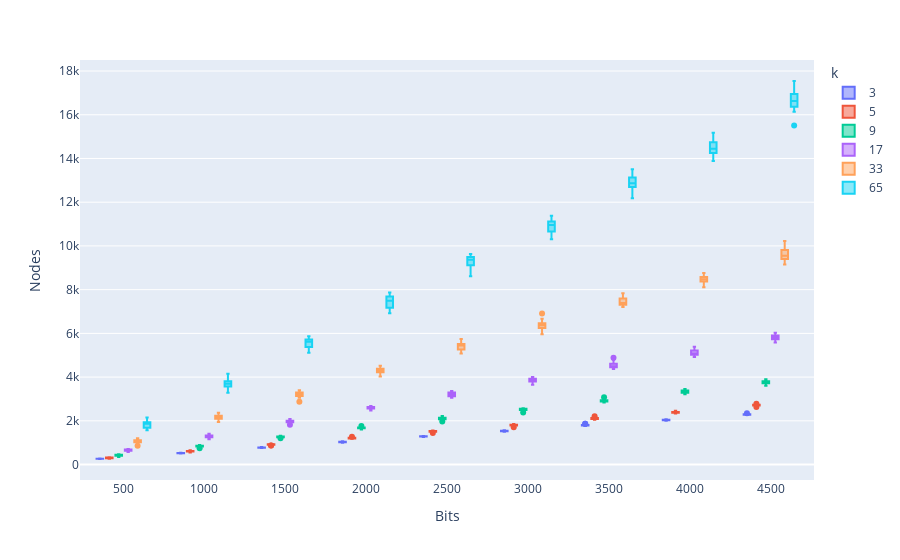

Notebook code for this chart:
### Code cell
fig = px.box(df, x="Bits", y="Nodes", color="k")
fig.update_traces(quartilemethod="exclusive") # or "inclusive", or "linear" by default
fig.show()
df

### Figure 1 — Plotly figure (JSON) as saved in the notebook; plotly's stock layout.template omitted (floating-point values rounded to 4 significant figures; data arrays with more than 128 entries replaced by an {"elided": "..."} marker saying what was removed)
{"data": [{"alignmentgroup": "True", "hovertemplate": "k=3<br>Bits=%{x}<br>Nodes=%{y}<extra></extra>", "legendgroup": "3", "marker": {"color": "#636efa"}, "name": "3", "notched": false, "offsetgroup": "3", "orientation": "v", "quartilemethod": "exclusive", "showlegend": true, "type": "box", "x": {"elided": "180 int values"}, "x0": " ", "xaxis": "x", "y": {"elided": "180 int values"}, "y0": " ", "yaxis": "y"}, {"alignmentgroup": "True", "hovertemplate": "k=5<br>Bits=%{x}<br>Nodes=%{y}<extra></extra>", "legendgroup": "5", "marker": {"color": "#EF553B"}, "name": "5", "notched": false, "offsetgroup": "5", "orientation": "v", "quartilemethod": "exclusive", "showlegend": true, "type": "box", "x": {"elided": "180 int values"}, "x0": " ", "xaxis": "x", "y": {"elided": "180 int values"}, "y0": " ", "yaxis": "y"}, {"alignmentgroup": "True", "hovertemplate": "k=9<br>Bits=%{x}<br>Nodes=%{y}<extra></extra>", "legendgroup": "9", "marker": {"color": "#00cc96"}, "name": "9", "notched": false, "offsetgroup": "9", "orientation": "v", "quartilemethod": "exclusive", "showlegend": true, "type": "box", "x": {"elided": "180 int values"}, "x0": " ", "xaxis": "x", "y": {"elided": "180 int values"}, "y0": " ", "yaxis": "y"}, {"alignmentgroup": "True", "hovertemplate": "k=17<br>Bits=%{x}<br>Nodes=%{y}<extra></extra>", "legendgroup": "17", "marker": {"color": "#ab63fa"}, "name": "17", "notched": false, "offsetgroup": "17", "orientation": "v", "quartilemethod": "exclusive", "showlegend": true, "type": "box", "x": {"elided": "180 int values"}, "x0": " ", "xaxis": "x", "y": {"elided": "180 int values"}, "y0": " ", "yaxis": "y"}, {"alignmentgroup": "True", "hovertemplate": "k=33<br>Bits=%{x}<br>Nodes=%{y}<extra></extra>", "legendgroup": "33", "marker": {"color": "#FFA15A"}, "name": "33", "notched": false, "offsetgroup": "33", "orientation": "v", "quartilemethod": "exclusive", "showlegend": true, "type": "box", "x": {"elided": "180 int values"}, "x0": " ", "xaxis": "x", "y": {"elided": "180 int values"}, "y0": " ", "yaxis": "y"}, {"alignmentgroup": "True", "hovertemplate": "k=65<br>Bits=%{x}<br>Nodes=%{y}<extra></extra>", "legendgroup": "65", "marker": {"color": "#19d3f3"}, "name": "65", "notched": false, "offsetgroup": "65", "orientation": "v", "quartilemethod": "exclusive", "showlegend": true, "type": "box", "x": {"elided": "180 int values"}, "x0": " ", "xaxis": "x", "y": {"elided": "180 int values"}, "y0": " ", "yaxis": "y"}], "layout": {"boxmode": "group", "legend": {"title": {"text": "k"}, "tracegroupgap": 0}, "margin": {"t": 60}, "xaxis": {"anchor": "y", "domain": [0, 1], "title": {"text": "Bits"}}, "yaxis": {"anchor": "x", "domain": [0, 1], "title": {"text": "Nodes"}}}}
